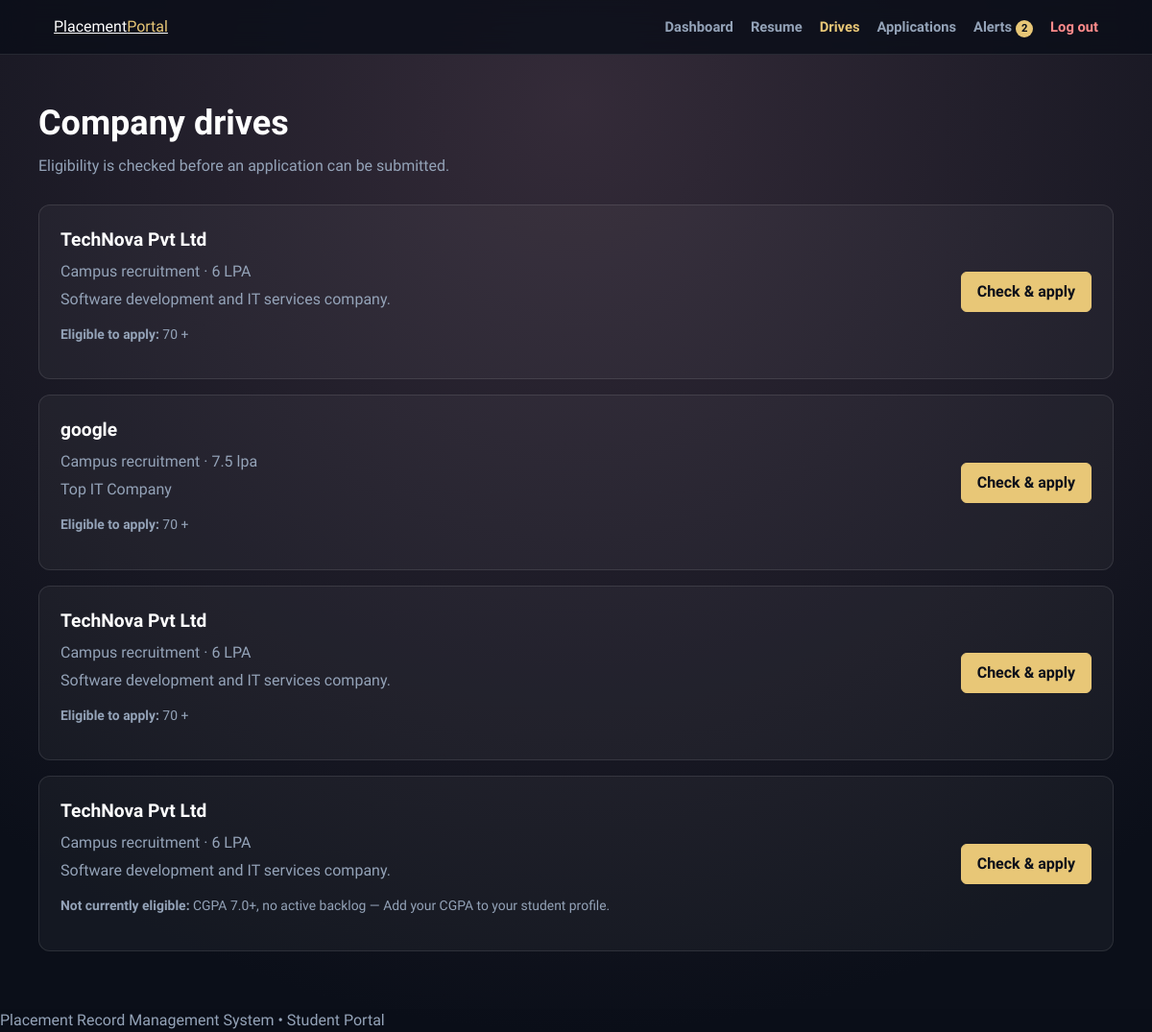
The app's page /student/drives.php (signed in) with its own data.
### tables this page shows
CREATE TABLE `drive` (
  `drive_id` int(11) NOT NULL AUTO_INCREMENT,
  `company_id` int(11) NOT NULL,
  `drive_date` date NOT NULL,
  `eligibility` varchar(255) DEFAULT NULL,
  `status` varchar(20) DEFAULT 'upcoming',
  PRIMARY KEY (`drive_id`),
  KEY `company_id` (`company_id`),
  CONSTRAINT `drive_ibfk_1` FOREIGN KEY (`company_id`) REFERENCES `company` (`company_id`) ON DELETE CASCADE
);

CREATE TABLE `company` (
  `company_id` int(11) NOT NULL AUTO_INCREMENT,
  `name` varchar(100) NOT NULL,
  `package` varchar(50) DEFAULT NULL,
  `description` text DEFAULT NULL,
  PRIMARY KEY (`company_id`)
);

### includes/student_helpers.php (called while the page is built, shortened)
<?php
function student_profile(mysqli $conn, int $studentId): ?array {
    $stmt = $conn->prepare('SELECT * FROM students WHERE student_id = ?');
    $stmt->bind_param('i', $studentId);
    $stmt->execute();
    return $stmt->get_result()->fetch_assoc() ?: null;
}
function eligibility_result(array $student, array $drive): array {
    $criteria = trim((string)($drive['eligibility'] ?? ''));
    $cgpa = isset($student['cgpa']) && $student['cgpa'] !== '' ? (float)$student['cgpa'] : null;
    $reasons = [];
    if (preg_match('/(?:cgpa|gpa)\s*(?:of)?\s*([0-9](?:\.[0-9]+)?)(?:\s*\+|\s*(?:or|and)?\s*(?:above|minimum|min))?/i', $criteria, $match)) {
        $minimum = (float)$match[1];
        if ($cgpa === null) $reasons[] = 'Add your CGPA to your student profile.';
        elseif ($cgpa < $minimum) $reasons[] = "Minimum CGPA is $minimum (yours: $cgpa).";
    }
    return ['eligible' => !$reasons, 'reasons' => $reasons, 'criteria' => $criteria ?: 'No additional criteria listed.'];
}

### student/drives.php (the view, shortened to what this page needs)
<?php
session_start(); require_once '../includes/db_connect.php';
require_once 'layout.php'; $student = student_profile($conn, (int)$_SESSION['student_id']) ?: [];
$result = $conn->query("SELECT d.*, c.name AS company_name, c.package, c.description FROM drive d LEFT JOIN company c ON c.company_id = d.company_id ORDER BY d.drive_id DESC");
student_page_start($conn, 'Company Drives', 'drives'); ?>
<section class="page-heading"><h1>Company drives</h1><p>Eligibility is checked before an application can be submitted.</p></section>
<?php if ($result && $result->num_rows): while ($drive = $result->fetch_assoc()): $check = eligibility_result($student, $drive); ?>
<article class="card drive-card"><div><h2><?= htmlspecialchars($drive['company_name'] ?? 'Company Drive') ?></h2><p class="meta"><?= htmlspecialchars($drive['role'] ?? 'Campus recruitment') ?><?= !empty($drive['package']) ? ' · ' . htmlspecialchars($drive['package']) : '' ?></p><p class="meta"><?= htmlspecialchars($drive['description'] ?? 'Eligible candidates may apply.') ?></p><p class="eligibility <?= $check['eligible'] ? 'eligible' : 'ineligible' ?>"><strong><?= $check['eligible'] ? 'Eligible to apply' : 'Not currently eligible' ?>:</strong> <?= htmlspecialchars($check['criteria']) ?><?= $check['reasons'] ? ' — ' . htmlspecialchars(implode(' ', $check['reasons'])) : '' ?></p></div><a class="btn" href="apply.php?drive_id=<?= (int)$drive['drive_id'] ?>">Check & apply</a></article>
<?php endwhile; else: ?><article class="card portal-card"><h2>No active drives</h2><p>Please check again soon.</p></article><?php endif; student_page_end(); ?>

### css/dark-saas-theme.css (style rules this page uses)
:root { --saas-bg: #0b0f19; --saas-surface: rgba(255, 255, 255, 0.04); --saas-surface-strong: rgba(255, 255, 255, 0.07); --saas-border: rgba(255, 255, 255, 0.1); --saas-text: #ffffff; --saas-muted: #94a3b8; --saas-gold: #E8C777; --saas-gold-hover: #f1d58d; --saas-danger: #ff8b8b; --saas-success: #7ee2a8; }
* { box-sizing: border-box; }
body { min-height: 100vh; margin: 0; background: radial-gradient(circle at 50% 10%, rgba(30, 20, 35, 0.9) 0%, #0b0f19 85%); color: var(--saas-text); font-family: 'Heebo', Arial, sans-serif; line-height: 1.5; }
h1, h2, h3, h4 { color: var(--saas-text); }
p, .subtitle, .who, .form-footer-link, .back-link { color: var(--saas-muted); }
a { color: inherit; }
.card, .form-card, .container, .drive-card, .app-card, .result-box, .dash-body .card { background: var(--saas-surface); border: 1px solid var(--saas-border); box-shadow: none; color: var(--saas-text); }
.card, .form-card, .container, .drive-card, .app-card, .dash-body .card { border-radius: 12px; }
.card p, .drive-info p, .app-info p, .container > p, p[style] { color: var(--saas-muted) !important; }
button, .btn, .btn-primary, .btn-secondary, .card__button, .action-btn, .back-link { background: var(--saas-gold) !important; border: 1px solid var(--saas-gold) !important; border-radius: 6px; color: #0b0f19 !important; cursor: pointer; font-weight: 700; transition: background-color 180ms ease, border-color 180ms ease, color 180ms ease; }
a, button, input, textarea, select, .card, .form-card, .container, .drive-card, .app-card { transition: background-color 0.3s ease, border-color 0.3s ease, color 0.3s ease, box-shadow 0.3s ease, transform 0.3s ease; }
button, .btn, .btn-primary, .btn-secondary, .action-btn, .card__button { min-height: 42px; padding: 10px 18px; line-height: 1.25; text-align: center; }

### css/student-portal.css (style rules this page uses)
body { min-height:100vh; display:flex; flex-direction:column; }
.page-heading { margin-bottom:28px; }
.page-heading h1 { margin:0 0 6px; font-size:clamp(1.7rem,4vw,2.25rem); }
.page-heading p { margin:0; color:var(--saas-muted); }
.btn { display:inline-block; padding:10px 16px; text-decoration:none; }
.drive-card,.app-card { padding:22px; margin-bottom:16px; display:flex; justify-content:space-between; align-items:center; gap:20px; }
.drive-card h2,.app-card h2 { margin:0 0 6px; font-size:1.2rem; }
.meta { color:var(--saas-muted); margin:5px 0; }
.eligibility { font-size:.87rem; }
.eligible { color:var(--saas-success); }
.ineligible { color:var(--saas-danger); }

### records on screen
drive: company.name "TechNova Pvt Ltd", role "Campus recruitment", company.package "6 LPA", company.description "Software development and IT services company.", shows "Eligible to apply", eligibility "70 +"
drive: company.name "google", role "Campus recruitment", company.package "7.5 lpa", company.description "Top IT Company", shows "Eligible to apply", eligibility "70 +"
drive: company.name "TechNova Pvt Ltd", role "Campus recruitment", company.package "6 LPA", company.description "Software development and IT services company.", shows "Eligible to apply", eligibility "70 +"
drive: company.name "TechNova Pvt Ltd", role "Campus recruitment", company.package "6 LPA", company.description "Software development and IT services company.", shows "Not currently eligible", eligibility "CGPA 7.0+, no active backlog", eligibility "Add your CGPA to your student profile."

### other values on screen
$count "2"
